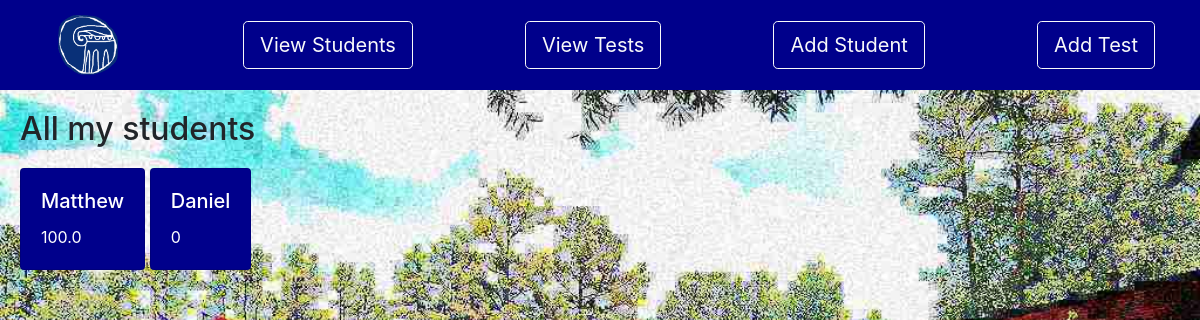
/verax/students/, run on an earlier commit of the app's database.
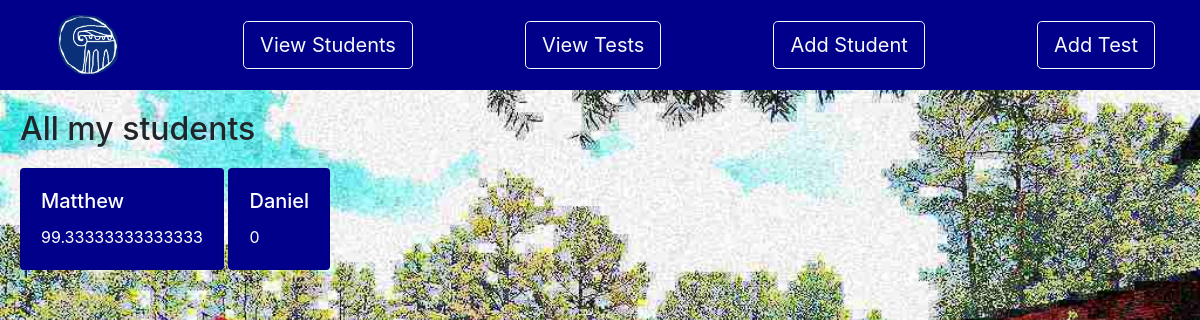
And on a later commit of the database.
### verax/models.py (models this page shows, shortened)
class Student(models.Model):
    name = models.CharField(max_length=250)
    average = models.DecimalField(decimal_places=2, max_digits=5, null=True, blank=True)
    def calculated_ave(self):
        my_tests = Test.objects.all().filter(student=self)
        if my_tests.count() is 0:
            return 0;
        else:
            print(my_tests)
            sum = 0
            for test in my_tests:
                sum += test.grade
            ave = sum / my_tests.count()
            return ave
    def __str__(self):
        return self.name

class Test(models.Model):
    name = models.CharField(max_length=250)
    student = models.ForeignKey(Student, null=True, on_delete=models.CASCADE)
    grade = models.PositiveIntegerField()
    def __str__(self):
        return "{}-{}".format(self.student, self.name)

### verax/views.py (the view)
# urls.py: path('students/', StudentList.as_view(), name="students"),
class StudentList(ListView):
    model = Student
    context_object_name = 'students'
    template_name = "studentlist.html"
    def get_context_data(self, **kwargs):
        context = super().get_context_data(**kwargs)
        return context

### verax/templates/studentlist.html
{% extends 'base_nav.html' %}
{% load static %}
{% block content %}
    <h2>All my students</h2>
    <div class="scrolling-wrapper">
        {% for student in object_list %}
        <div class="card">
            <div class="card-body">
                <h5 class="card-title">{{ student.name }}</h5>
                <p class="card-text">{{ student.calculated_ave }}</p>
            </div>
        </div>
        {% endfor %}
    </div>
{% endblock %}

What changed in the data, as far as the page shows it:
changed Student "Matthew": calculated_ave "100.0" → "99.33333333333333"
